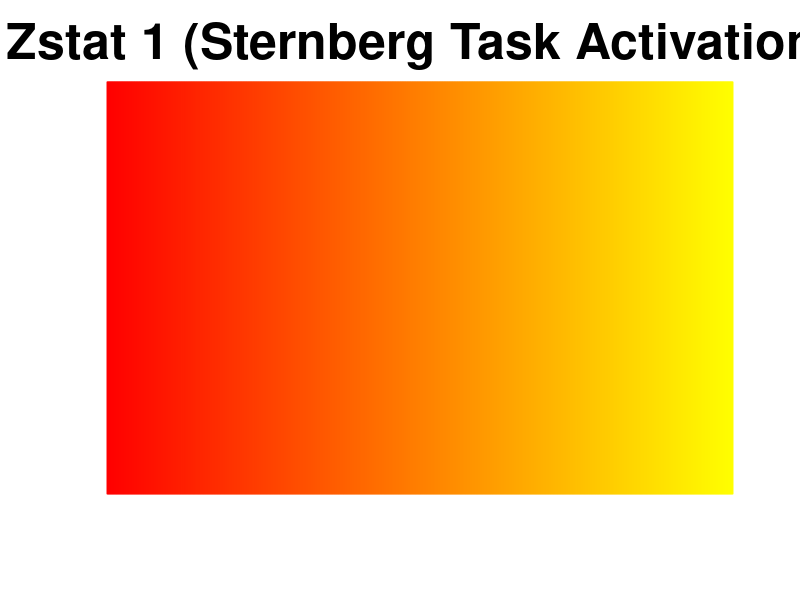
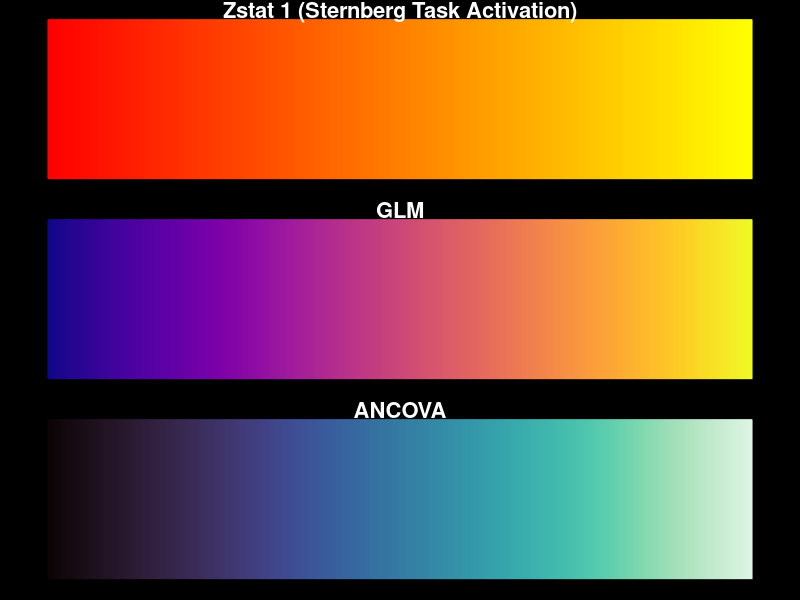

Reproduce these figures in R, in order.
#!/usr/bin/Rscript

library(viridis)
library(magrittr)
library(RColorBrewer)

# create the mako and the fire color bars

# create red-yellow bar

red_yellow <- colorRampPalette(colors = c("red","yellow"))

barplot(rep(1,1000), col = red_yellow(1000),border = red_yellow(1000),
        axes = F, main ="Zstat 1 (Sternberg Task Activation)",
         cex.main = 3)


## plot the figure
png("figS6_colorbar.png",width = 333,height = 205,units = "px")

par(mfrow = c(3,1),bg ="black",
    col.main = "white",mar = c(1.5,1.5,1.5,1.5))

barplot(rep(1,1000), col = red_yellow(1000),border = red_yellow(1000),
        axes = F, main ="Zstat 1 (Sternberg Task Activation)",
        cex.main = 2)
barplot(rep(1,1000), col = plasma(1000),border = plasma(1000),
       axes = F, main ="GLM", cex.main = 2)

barplot(rep(1,1000), col = mako(1000),border = mako(1000),
        axes = F, main = "ANCOVA", cex.main = 2)
dev.off()


